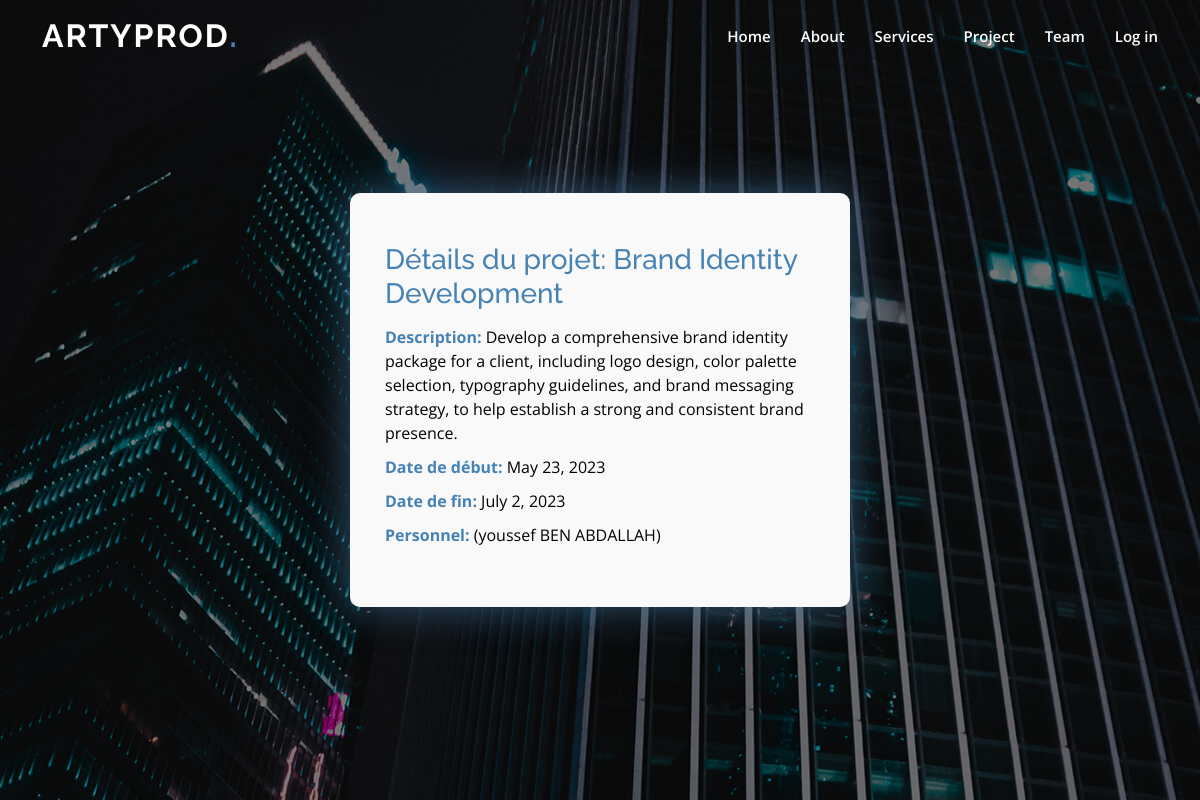
Screenshot of /projet/29/ with the database file from the repository.
### users/models.py (models this page shows, shortened)
class Projett(models.Model):
    libell = models.CharField(max_length=255)
    description = models.CharField(max_length=1000)
    date_debut = models.DateField(null=True, default=date.today)
    date_fin = models.DateField(null=True, blank=True)
    achevé = models.CharField(max_length=1, default='N', choices=[('N','non'),('O','oui')])
    equipe = models.ForeignKey('Equipe', on_delete=models.CASCADE)
    user_id = models.IntegerField(default=0)
    created_by_admin = models.BooleanField(default=False)

class Equipe(models.Model):
    personne = models.ManyToManyField('Personnell')
    def __str__(self):
        membres_str = ", ".join(self.personne.values_list('nom', flat=True))
        return f"({membres_str})"

### users/views.py (the view)
# urls.py: path('projet/<int:projet_id>/', views.projet_detail, name='projet_detail'),
def projet_detail(request, projet_id):
    projet = Projett.objects.get(id=projet_id)
    template = loader.get_template('agence/projet_detail.html')
    return render(request, 'agence/projet_detail.html', {'projet': projet})

### users/templates/agence/projet_detail.html (shortened to what this page needs)
{% extends 'users/base.html' %}
{% block content %}
{% load static %}
<div class="con">
  <div class="inner-con">
    <h1>Détails du projet: {{ projet.libell }}</h1>
    <p><strong>Description:</strong> {{ projet.description }}</p>
    {% if projet.date_debut %}
    <p><strong>Date de début:</strong> {{ projet.date_debut }}</p>
    {% endif %}
    {% if projet.date_fin %}
    <p><strong>Date de fin:</strong> {{ projet.date_fin }}</p>
    {% endif %}
    <p><strong>Personnel:</strong> {{ projet.equipe }}</p>
  </div>
</div>
{% endblock %}

### assets/css/style.css (style rules this page uses)
body { font-family: "Open Sans", sans-serif; color: #444444; }
h1, h2, h3, h4, h5, h6 { font-family: "Raleway", sans-serif; }

### rows the page displays
Projett: libell "Brand Identity Development", description "Develop a comprehensive brand identity package for a client, including logo design, color palette selection, typography guidelines, and brand messaging strategy, to help establish a strong and consistent brand presence.", date_debut "May 23, 2023", date_fin "July 2, 2023", equipe "(youssef BEN ABDALLAH)"
